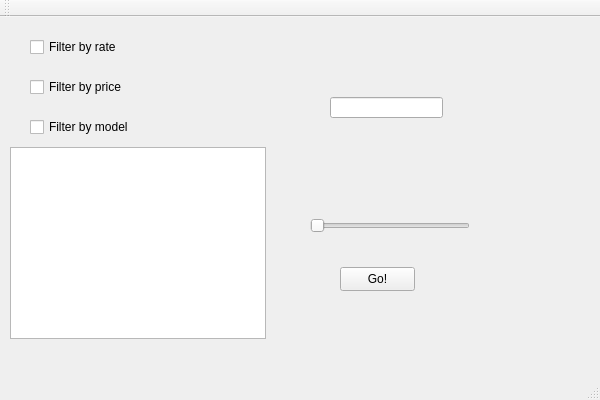
<?xml version="1.0" encoding="UTF-8"?>
<ui version="4.0">
 <class>sortedbyguiClass</class>
 <widget class="QMainWindow" name="sortedbyguiClass">
  <property name="geometry">
   <rect>
    <x>0</x>
    <y>0</y>
    <width>600</width>
    <height>400</height>
   </rect>
  </property>
  <property name="windowTitle">
   <string>sortedbygui</string>
  </property>
  <widget class="QWidget" name="centralWidget">
   <widget class="QCheckBox" name="ratecheckbox">
    <property name="geometry">
     <rect>
      <x>30</x>
      <y>20</y>
      <width>91</width>
      <height>20</height>
     </rect>
    </property>
    <property name="text">
     <string>Filter by rate</string>
    </property>
   </widget>
   <widget class="QCheckBox" name="pricecheckbox">
    <property name="geometry">
     <rect>
      <x>30</x>
      <y>60</y>
      <width>101</width>
      <height>20</height>
     </rect>
    </property>
    <property name="text">
     <string>Filter by price</string>
    </property>
   </widget>
   <widget class="QCheckBox" name="modelcheckbox">
    <property name="geometry">
     <rect>
      <x>30</x>
      <y>100</y>
      <width>101</width>
      <height>20</height>
     </rect>
    </property>
    <property name="text">
     <string>Filter by model</string>
    </property>
   </widget>
   <widget class="QPushButton" name="resultsbutton">
    <property name="geometry">
     <rect>
      <x>340</x>
      <y>250</y>
      <width>75</width>
      <height>24</height>
     </rect>
    </property>
    <property name="text">
     <string>Go!</string>
    </property>
   </widget>
   <widget class="QLineEdit" name="lineEdit">
    <property name="geometry">
     <rect>
      <x>330</x>
      <y>80</y>
      <width>113</width>
      <height>21</height>
     </rect>
    </property>
   </widget>
   <widget class="QLabel" name="label">
    <property name="geometry">
     <rect>
      <x>360</x>
      <y>220</y>
      <width>49</width>
      <height>16</height>
     </rect>
    </property>
    <property name="text">
     <string/>
    </property>
   </widget>
   <widget class="QSlider" name="rateselect">
    <property name="geometry">
     <rect>
      <x>310</x>
      <y>200</y>
      <width>160</width>
      <height>18</height>
     </rect>
    </property>
    <property name="orientation">
     <enum>Qt::Horizontal</enum>
    </property>
   </widget>
   <widget class="QListWidget" name="listWidget">
    <property name="geometry">
     <rect>
      <x>10</x>
      <y>130</y>
      <width>256</width>
      <height>192</height>
     </rect>
    </property>
   </widget>
   <widget class="QLabel" name="label_2">
    <property name="geometry">
     <rect>
      <x>260</x>
      <y>80</y>
      <width>49</width>
      <height>16</height>
     </rect>
    </property>
    <property name="text">
     <string/>
    </property>
   </widget>
  </widget>
  <widget class="QMenuBar" name="menuBar">
   <property name="geometry">
    <rect>
     <x>0</x>
     <y>0</y>
     <width>600</width>
     <height>22</height>
    </rect>
   </property>
  </widget>
  <widget class="QToolBar" name="mainToolBar">
   <attribute name="toolBarArea">
    <enum>TopToolBarArea</enum>
   </attribute>
   <attribute name="toolBarBreak">
    <bool>false</bool>
   </attribute>
  </widget>
  <widget class="QStatusBar" name="statusBar"/>
 </widget>
 <layoutdefault spacing="6" margin="11"/>
 <resources/>
 <connections/>
</ui>
